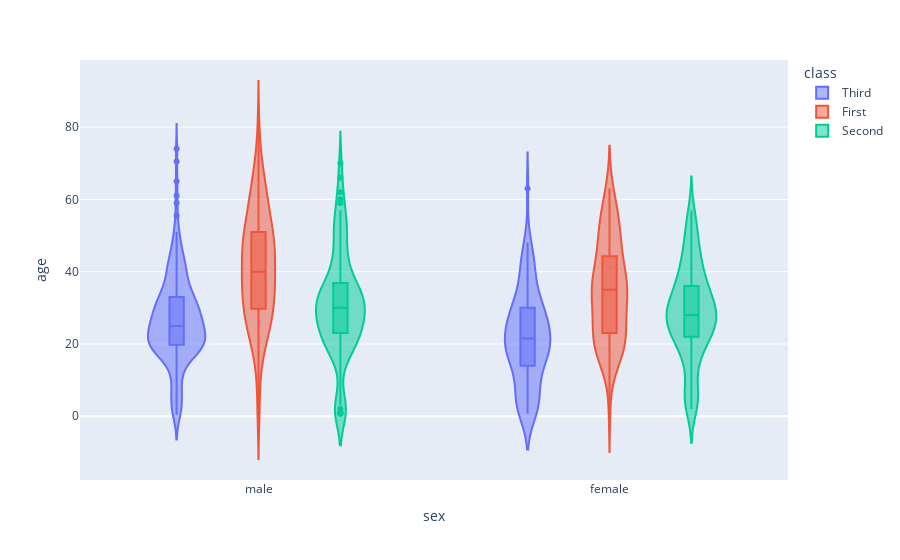

Source (notebook cell):
### Markdown cell above
## 5. Violin Plot

### Code cell
fig5 = px.violin(df, x='sex', y='age', color='class', box=True)
fig5.show()

### Figure 1 — Plotly figure (JSON) as saved in the notebook; plotly's stock layout.template omitted (floating-point values rounded to 4 significant figures; data arrays with more than 128 entries replaced by an {"elided": "..."} marker saying what was removed)
{"data": [{"alignmentgroup": "True", "box": {"visible": true}, "hovertemplate": "class=Third<br>sex=%{x}<br>age=%{y}<extra></extra>", "legendgroup": "Third", "marker": {"color": "#636efa"}, "name": "Third", "offsetgroup": "Third", "orientation": "v", "scalegroup": "True", "showlegend": true, "type": "violin", "x": {"elided": "491 str values"}, "x0": " ", "xaxis": "x", "y": {"elided": "491 float values"}, "y0": " ", "yaxis": "y"}, {"alignmentgroup": "True", "box": {"visible": true}, "hovertemplate": "class=First<br>sex=%{x}<br>age=%{y}<extra></extra>", "legendgroup": "First", "marker": {"color": "#EF553B"}, "name": "First", "offsetgroup": "First", "orientation": "v", "scalegroup": "True", "showlegend": true, "type": "violin", "x": {"elided": "216 str values"}, "x0": " ", "xaxis": "x", "y": {"elided": "216 float values"}, "y0": " ", "yaxis": "y"}, {"alignmentgroup": "True", "box": {"visible": true}, "hovertemplate": "class=Second<br>sex=%{x}<br>age=%{y}<extra></extra>", "legendgroup": "Second", "marker": {"color": "#00cc96"}, "name": "Second", "offsetgroup": "Second", "orientation": "v", "scalegroup": "True", "showlegend": true, "type": "violin", "x": {"elided": "184 str values"}, "x0": " ", "xaxis": "x", "y": {"elided": "184 float values"}, "y0": " ", "yaxis": "y"}], "layout": {"legend": {"title": {"text": "class"}, "tracegroupgap": 0}, "margin": {"t": 60}, "violinmode": "group", "xaxis": {"anchor": "y", "domain": [0, 1], "title": {"text": "sex"}}, "yaxis": {"anchor": "x", "domain": [0, 1], "title": {"text": "age"}}}}
